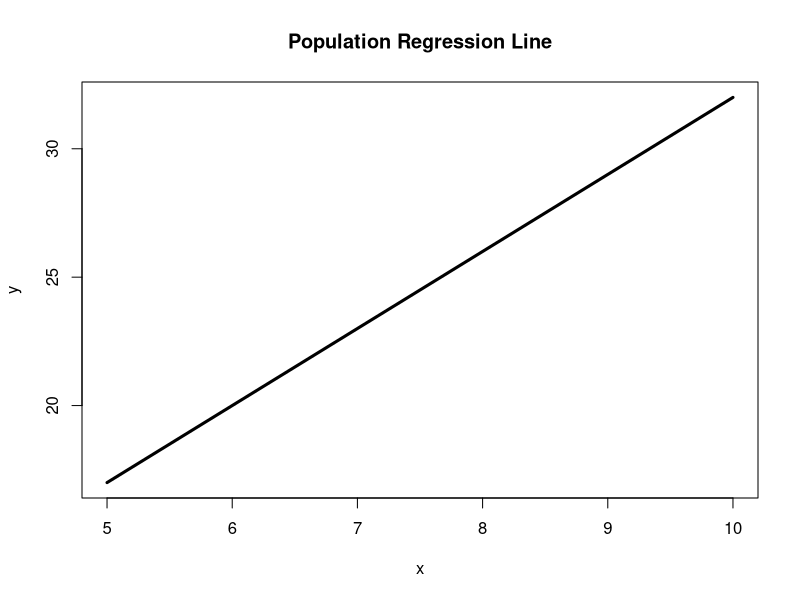
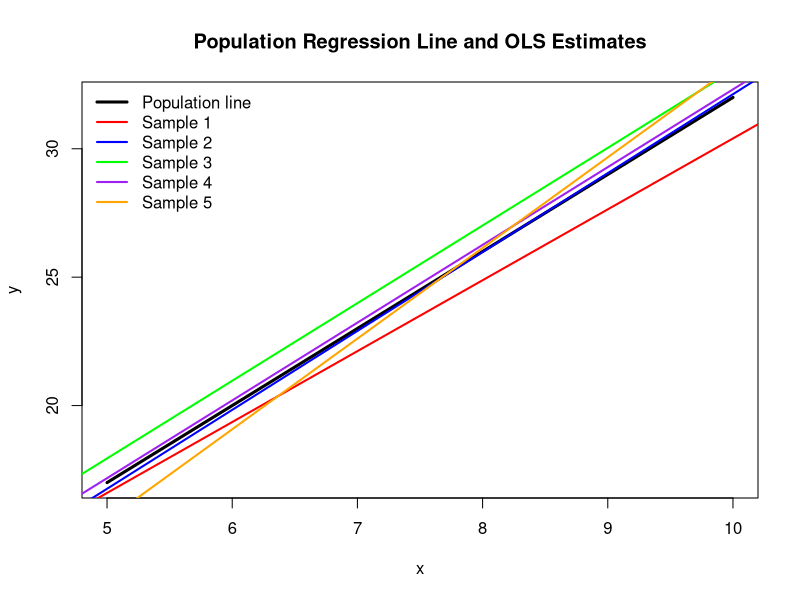

Recreate these plots in R, in order.
## ---- chunk 1
set.seed(123)
n <- 50

x_pop <- seq(5, 10, length.out = 100)
y_pop <- 2 + 3 * x_pop

plot(x_pop, y_pop,
     type = "l",
     lwd = 3,
     col = "black",
     xlab = "x",
     ylab = "y",
     main = "Population Regression Line")

x <- runif(n, 5, 10)
epsilon <- rnorm(n, mean = 0, sd = 4)
y <- 2 + 3 * x + epsilon

model <- lm(y ~ x)

# Report estimated regression line
coef(model)

# Plot population line again
plot(x_pop, y_pop,
     type = "l",
     lwd = 3,
     col = "black",
     xlab = "x",
     ylab = "y",
     main = "Population Regression Line and OLS Estimates")

# Colors (using i + 1)
cols <- c("black", "red", "blue", "green", "purple", "orange")

# Matrix to store coefficients
coef_mat <- matrix(NA, nrow = 5, ncol = 2)
colnames(coef_mat) <- c("Intercept", "Slope")

# Repeat sampling and estimation
for (i in 1:5) {

  x <- runif(n, 5, 10)
  epsilon <- rnorm(n, mean = 0, sd = 4)
  y <- 2 + 3 * x + epsilon

  model <- lm(y ~ x)
  coef_mat[i, ] <- coef(model)

  abline(model, col = cols[i + 1], lwd = 2)
}

# Legend
legend("topleft",
       legend = c("Population line", paste("Sample", 1:5)),
       col = cols,
       lwd = c(3, rep(2, 5)),
       lty = rep(1, 6),
       bty = "n")

coef_mat


## ---- chunk 2
set.seed(123)
n <- 50

# generate x and mean-center
x_raw <- runif(n, 5, 10)
x <- x_raw - mean(x_raw)

# generate errors
epsilon <- rnorm(n, mean = 0, sd = 1)

# generate y
y <- 2 + 3 * x + epsilon

ols_model <- lm(y ~ x)
beta_hat <- coef(ols_model)

beta_hat

beta0_grid <- seq(beta_hat[1] - 2, beta_hat[1] + 2, length.out = 100)
beta1_grid <- seq(beta_hat[2] - 2, beta_hat[2] + 2, length.out = 100)

RSS <- matrix(NA, nrow = length(beta0_grid), ncol = length(beta1_grid))


for (i in 1:length(beta0_grid)) {
  for (j in 1:length(beta1_grid)) {
    
    beta0 <- beta0_grid[i]
    beta1 <- beta1_grid[j]
    
    RSS[i, j] <- sum((y - beta0 - beta1 * x)^2)
  }
}


min_index <- which(RSS == min(RSS), arr.ind = TRUE)

beta0_min <- beta0_grid[min_index[1]]
beta1_min <- beta1_grid[min_index[2]]

c(beta0_min, beta1_min)


## ---- chunk 3
set.seed(123)

n <- 50
R <- 1000

beta0_true <- 2
beta1_true <- 3

# storage for estimates
beta0_hat <- numeric(R)
beta1_hat <- numeric(R)

for (r in 1:R) {
  
  # generate data
  x <- runif(n, 0, 1)
  epsilon <- rnorm(n, mean = 0, sd = 1)
  y <- beta0_true + beta1_true * x + epsilon
  
  # OLS estimation
  model <- lm(y ~ x)
  beta0_hat[r] <- coef(model)[1]
  beta1_hat[r] <- coef(model)[2]
}

mean_beta0_hat <- mean(beta0_hat)
mean_beta1_hat <- mean(beta1_hat)

c(mean_beta0_hat, mean_beta1_hat)

comparison <- data.frame(
  Parameter = c("Intercept (β0)", "Slope (β)"),
  True_Value = c(beta0_true, beta1_true),
  Average_LS_Estimate = c(mean_beta0_hat, mean_beta1_hat)
)

comparison

## ---- chunk 4
library(MASS)
data(Boston)

# Response
y <- Boston$medv

model_crim  <- lm(medv ~ crim, data = Boston)
model_nox   <- lm(medv ~ nox, data = Boston)
model_black <- lm(medv ~ black, data = Boston)
model_lstat <- lm(medv ~ lstat, data = Boston)

results <- data.frame(
  Predictor = c("crim", "nox", "black", "lstat"),
  Intercept = c(coef(model_crim)[1],
                coef(model_nox)[1],
                coef(model_black)[1],
                coef(model_lstat)[1]),
  Slope = c(coef(model_crim)[2],
            coef(model_nox)[2],
            coef(model_black)[2],
            coef(model_lstat)[2]),
  R_squared = c(summary(model_crim)$r.squared,
                summary(model_nox)$r.squared,
                summary(model_black)$r.squared,
                summary(model_lstat)$r.squared),
  p_value = c(summary(model_crim)$coefficients[2,4],
              summary(model_nox)$coefficients[2,4],
              summary(model_black)$coefficients[2,4],
              summary(model_lstat)$coefficients[2,4])
)

results

